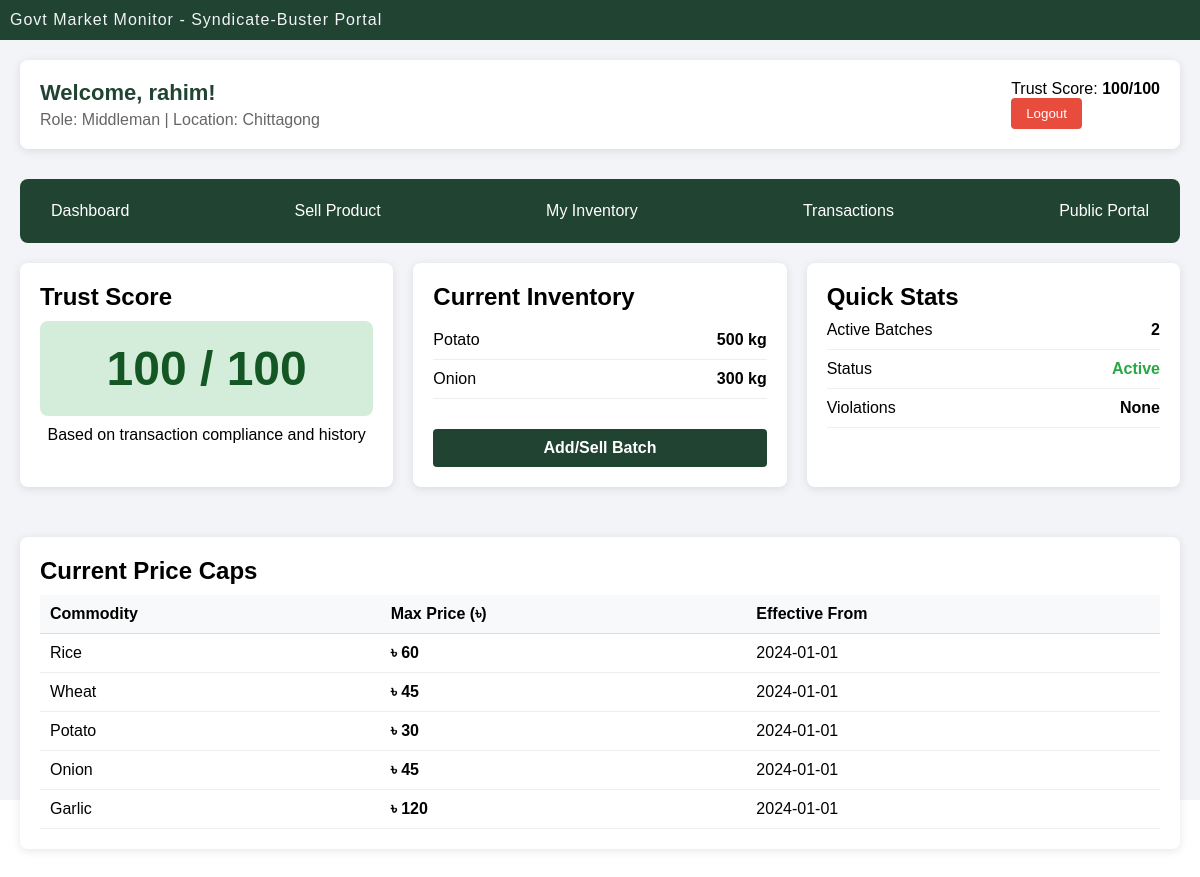
/vendorDashboard.php (signed in), run on the app's committed database.
### tables this page shows
CREATE TABLE `users` (
  `user_id` int(11) NOT NULL,
  `username` varchar(100) NOT NULL,
  `email` varchar(100) NOT NULL,
  `phone` varchar(11) DEFAULT NULL CHECK (`phone` regexp '^[0-9]{11}$'),
  `password` varchar(50) NOT NULL,
  `role_id` int(11) DEFAULT NULL,
  `status` varchar(20) DEFAULT 'Active' CHECK (`status` in ('Active','inactive','Suspended','Banned')),
  `location` varchar(50) NOT NULL,
  `trust_score` int(11) DEFAULT 100,
  `created_at` timestamp NOT NULL DEFAULT current_timestamp(),
  `updated_at` timestamp NOT NULL DEFAULT current_timestamp() ON UPDATE current_timestamp()
);

CREATE TABLE `role` (
  `role_id` int(11) NOT NULL,
  `role_name` varchar(20) NOT NULL CHECK (`role_name` in ('Farmer','Middleman','Wholesaler','Retailer','Admin','Inspector'))
);

CREATE TABLE `govt_price_cap` (
  `cap_id` int(11) NOT NULL,
  `commodities_id` int(11) NOT NULL,
  `max_price` int(11) NOT NULL,
  `effective_date` date NOT NULL
);

CREATE TABLE `commodities` (
  `commodities_id` int(11) NOT NULL,
  `name` varchar(100) NOT NULL,
  `unit_type` varchar(20) NOT NULL,
  `perishable` tinyint(1) DEFAULT 1
);

### vendorDashboard.php (the view, shortened to what this page needs)
<?php
require_once "config.php";
$user_id = $_SESSION['user_id'];
$username = $_SESSION['username'];
$user_sql = "SELECT u.*, r.role_name FROM users u
             JOIN role r ON u.role_id = r.role_id
             WHERE u.user_id = ?";
$user_stmt = $conn->prepare($user_sql);
$user_stmt->bind_param("i", $user_id);
$user_stmt->execute();
$user = $user_stmt->get_result()->fetch_assoc();
$trust_score = $user['trust_score'];
$blacklist_sql = "SELECT * FROM syndicate_blacklist WHERE seller_id = ?";
$blacklist_stmt = $conn->prepare($blacklist_sql);
$blacklist_stmt->bind_param("i", $user_id);
$blacklist_stmt->execute();
$is_blacklisted = $blacklist_stmt->get_result()->num_rows > 0;
$inventory_sql = "SELECT c.name, SUM(b.quantity) as total_quantity
                  FROM batches b
                  JOIN commodities c ON b.commodities_id = c.commodities_id
                  WHERE b.owner_id = ?
                  GROUP BY c.commodities_id";
$inventory_stmt = $conn->prepare($inventory_sql);
$inventory_stmt->bind_param("i", $user_id);
$inventory_stmt->execute();
$inventory = $inventory_stmt->get_result();
?>
<!DOCTYPE html>
<html lang="en">
<head>
<link rel="stylesheet" href="style.css?v=<?php echo time(); ?>">
<link rel="stylesheet" href="dashboard.css?v=<?php echo time(); ?>">
</head>
<body>
    <div class="container">
        <div class="top">Govt Market Monitor - Syndicate-Buster Portal</div>
        <div class="dashboard">
            <div class="header">
                <div>
                    <h1>Welcome, <?php echo htmlspecialchars($username); ?>!</h1>
                    <p style="color: #666;">Role: <?php echo $user['role_name']; ?> | Location: <?php echo $user['location']; ?></p>
                </div>
                <div>
                    <p>Trust Score: <strong><?php echo $trust_score; ?>/100</strong></p>
                <button class="logout-btn">Logout</button>
                </div>
            </div>
            <div class="nav-menu">
                <a href="vendor_dashboard.php">Dashboard</a>
                <a href="sell_product.php">Sell Product</a>
                <a href="my_inventory.php">My Inventory</a>
                <a href="view_transactions.php">Transactions</a>
                <a href="index.php">Public Portal</a>
            </div>
            <div class="grid">
                <div class="card">
                    <h2>Trust Score</h2>
                    <?php
                    $trust_class = 'trust-green';
                    ?>
                    <div class="trust-score <?php echo $trust_class; ?>">
                        <?php echo $trust_score; ?> / 100
                    </div>
                    <p style="text-align: center; margin-top: 10px;">
                        Based on transaction compliance and history
                    </p>
                </div>
                <div class="card">
                    <h2 style="margin-bottom: 10px;">Current Inventory</h2>
                    <?php if($inventory->num_rows > 0): ?>
                        <?php while($item = $inventory->fetch_assoc()): ?>
                            <div class="inventory-item">
                                <span><?php echo $item['name']; ?></span>
                                <span><strong><?php echo $item['total_quantity']; ?> kg</strong></span>
                            </div>
                        <?php endwhile; ?>
                    <?php else: ?>
                        <p>No inventory found. Add your first batch!</p>
                    <?php endif; ?>
                    <a href="sell_product.php"  class="addSellBatch">Add/Sell Batch</a>
                </div>
                <div class="card">
                    <h2>Quick Stats</h2>
                    <div class="inventory-item">
                        <span>Active Batches</span>
                        <span><strong><?php echo $inventory->num_rows; ?></strong></span>
                    </div>
                    <div class="inventory-item">
                        <span>Status</span>
                        <span style="color: <?php echo $user['status'] == 'Active' ? '#28a745' : '#dc3545'; ?>">
                            <strong><?php echo $user['status']; ?></strong>
                        </span>
                    </div>
                    <div class="inventory-item">
                        <span>Violations</span>
                        <span><strong><?php echo $is_blacklisted ? 'Yes' : 'None'; ?></strong></span>
                    </div>
                </div>
            </div>
            <div class="card">
                <h2>Current Price Caps</h2>
                <?php
                $price_caps = $conn->query("
                    SELECT c.name, gpc.max_price, gpc.effective_date
                    FROM govt_price_cap gpc
                    JOIN commodities c ON gpc.commodities_id = c.commodities_id
                    ORDER BY gpc.effective_date DESC
                ");
                ?>
                <table style="width: 100%; border-collapse: collapse; margin-top: 10px;">
                    <thead>
                        <tr style="background: #f8f9fa;">
                            <th style="padding: 10px; text-align: left;">Commodity</th>
                            <th style="padding: 10px; text-align: left;">Max Price (৳)</th>
                            <th style="padding: 10px; text-align: left;">Effective From</th>
                        </tr>
                    </thead>
                    <tbody>
                        <?php while($cap = $price_caps->fetch_assoc()): ?>
                        <tr style="border-bottom: 1px solid #eee;">
                            <td style="padding: 10px;"><?php echo $cap['name']; ?></td>
                            <td style="padding: 10px;"><strong>৳ <?php echo $cap['max_price']; ?></strong></td>
                            <td style="padding: 10px;"><?php echo $cap['effective_date']; ?></td>
                        </tr>
                        <?php endwhile; ?>
                    </tbody>
                </table>
            </div>
        </div>
    </div>
</body>
</html>

### style.css (style rules this page uses)
* { font-family: Arial, Helvetica, sans-serif; margin: 0; box-sizing: border-box; }
.container { height: 100vh; background-color: #f2f4f7; }
.top { width: 100%; height: 40px; display: flex; flex-direction: row; justify-content: flex-start; align-items: center; color: #f2f4f7; letter-spacing: 1px; background-color: #214332; padding-left: 10px; }
.logout-btn { background-color: #e74c3c; color: white; border: none; padding: 8px 15px; border-radius: 4px; cursor: pointer; }

### dashboard.css (style rules this page uses)
.dashboard { padding: 20px; max-width: 1200px; margin: 0 auto; }
.header h1 { color: #214332; margin-bottom: 5px; font-size: 22px; margin-bottom: 5px; }
.card { background: white; border-radius: 8px; padding: 20px; margin-bottom: 20px; box-shadow: 0 2px 10px rgba(0,0,0,0.1); }
.trust-score { font-size: 48px; font-weight: bold; text-align: center; padding: 20px; border-radius: 8px; margin: 10px 0; }
.trust-green { background: #d4edda; color: #155724; }
.addSellBatch { margin-top: 30px; width: 100%; display: inline-block; padding: 10px 20px; background-color: #214332; color: white; text-decoration: none; border-radius: 4px; font-weight: bold; font-size: 16px; text-align: center; cursor: pointer; border: none; }
.header { display: flex; justify-content: space-between; align-items: center; margin-bottom: 30px; padding: 20px; background: white; border-radius: 8px; box-shadow: 0 2px 10px rgba(0,0,0,0.1); }
.nav-menu { display: flex; flex-direction: row; justify-content: space-between; align-items: center; background: #214332; padding: 15px; border-radius: 8px; margin-bottom: 20px; }
.nav-menu a { color: white; text-decoration: none; padding: 8px 16px; border-radius: 4px; }
.grid { display: grid; grid-template-columns: repeat(auto-fit, minmax(300px, 1fr)); gap: 20px; margin-bottom: 30px; }
.inventory-item { display: flex; justify-content: space-between; padding: 10px 0; border-bottom: 1px solid #eee; }
table { width: 100%; border-collapse: collapse; }
th { background-color: #f8f9fa; text-align: left; padding: 10px; font-weight: bold; border-bottom: 1px solid #ddd; }
td { padding: 10px; border-bottom: 1px solid #eee; }

### data on the page
users: role.role_name "Middleman", location "Chittagong", trust_score "100", role "2", status "Active"
govt_price_cap: commodities.name "Rice", max_price "60", effective_date "2024-01-01"
govt_price_cap: commodities.name "Wheat", max_price "45", effective_date "2024-01-01"
govt_price_cap: commodities.name "Potato", max_price "30", effective_date "2024-01-01"
govt_price_cap: commodities.name "Onion", max_price "45", effective_date "2024-01-01"
govt_price_cap: commodities.name "Garlic", max_price "120", effective_date "2024-01-01"

### other printed values
$username "rahim"
$item['name'] "Potato"
$item['total_quantity'] "500"
$item['name'] "Onion"
$item['total_quantity'] "300"
